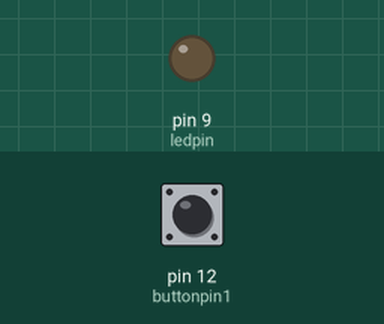
The sketch below on a simulated Arduino Uno, built with avr-gcc and run on an emulated ATmega328P. Shown: output pins drawn as LEDs (lit = HIGH). The test bench sets the inputs (shaded band); at power-on: pin 12 (buttonpin1) LOW.

Above: at 1.2 s.
1.3 s: pin 12 (buttonpin1) pulled HIGH for 0.15 s
At 3.63 s:
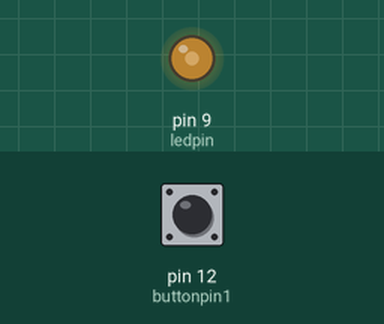
At 9.0 s:
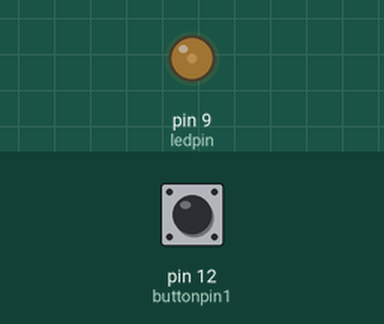
Timing chart, 0 to 10.5 s (numbered marks = the images above; inputs shaded):
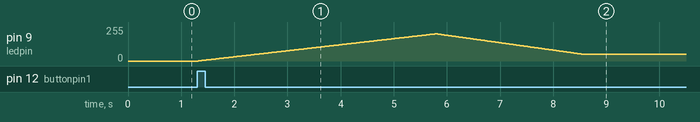

Measured:
- after the input at 1.3 s, pin 9 (ledpin): rises from 0/255 to 204/255 in 4.5 s, then falls to 52/255 in 2.7 s

The sketch:

task3.ino
```cpp
/*Solange die LED eingeschaltet ist soll sie zwischen 20% und 80% hin und her faden. (Stichwort PWM)
 As long as the Led is on,it should be faded between 20% and 80%. */

const int buttonpin1=12;
const int ledpin = 9;//using pwm pin to have fading effects


int currentstate = 0;
int previousstate = 0;
int i = 0;
int j = 0;

void setup() {
pinMode (buttonpin1, INPUT);
pinMode (ledpin, OUTPUT);
Serial.begin(9600);
}

void loop() {


currentstate = digitalRead(12);

if (currentstate != previousstate) {

if (currentstate==HIGH and i==0) {

for( i=0; i<204; i++){
    analogWrite(ledpin, i);
    delay(22);
  }

  for( i=204; i>51; i--){
    analogWrite(ledpin, i);
    delay(18);
  }
j=1;
}


else if (currentstate==LOW and j==1) {
i=1;
}

else if (currentstate==HIGH and i==1) {
digitalWrite (ledpin, LOW);
j=0;
}


else if (currentstate==LOW and j==0) {
i=0;
}


previousstate=currentstate; //updating the status of the state

  }
/*Serial.print("Button ");

Serial.println(digitalRead(buttonpin1));
if(analogRead(ledpin)){
  Serial.println("led leucht");
}

  else
  {
    Serial.println("led leucht nicht");
    }*/
  }
```
